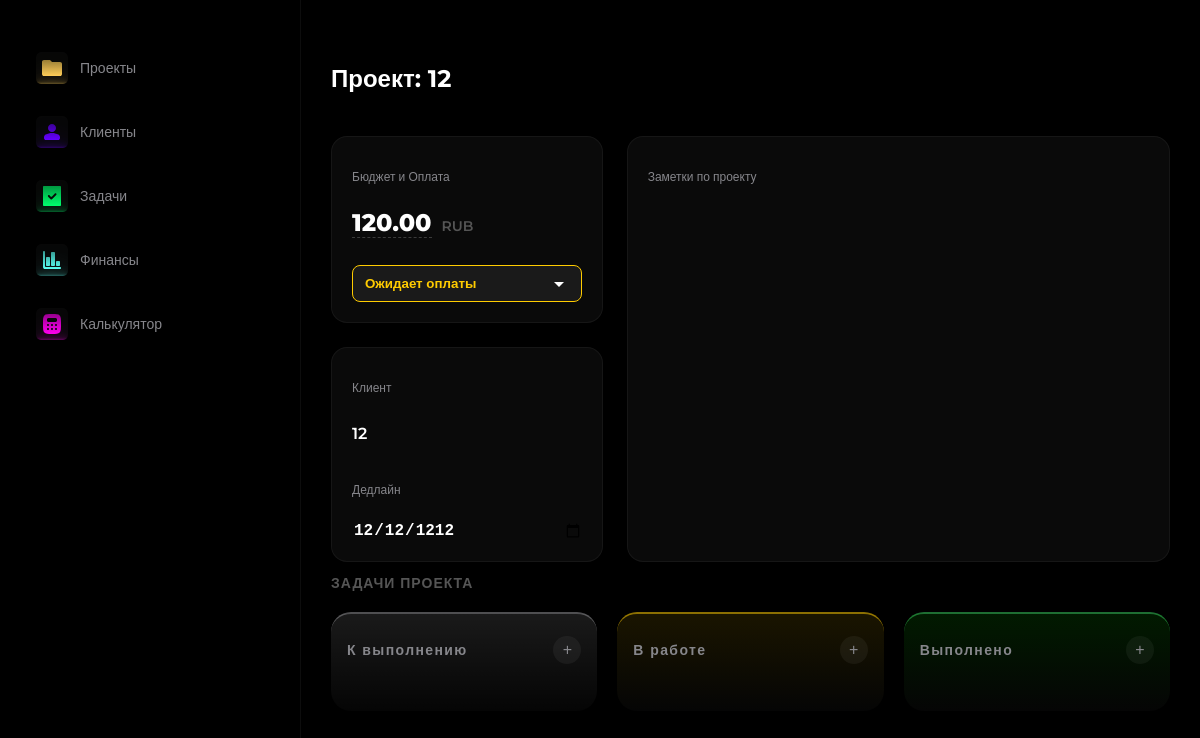
Screenshot of /projects/41/ with the database file from the repository.
### crm/models.py (models this page shows, shortened)
class Project(models.Model):
    STATUS_CHOICES = (
        ('planned', 'К выполнению'),
        ('inwork', 'В работе'),
        ('done', 'Завершён'),
        ('overdue', 'Просрочен'),
        ('paused', 'Приостановлен'),
    )
    PAYMENT_CHOICES = (
        ('paid', 'Оплачен'),
        ('not_paid', 'Не оплачен'),
        ('pending', 'Ожидает оплаты'),
    )
    title = models.CharField(max_length=200, verbose_name="Название проекта")
    client = models.ForeignKey(
        Client,
        on_delete=models.SET_NULL,
        null=True,
        blank=True,
        related_name='projects',
        verbose_name="Клиент"
    )
    description = models.TextField(blank=True, null=True, verbose_name="Описание проекта")
    status = models.CharField(max_length=20, choices=STATUS_CHOICES, default='planned', verbose_name="Статус")
    budget = models.DecimalField(max_digits=10, decimal_places=2, null=True, blank=True, verbose_name="Бюджет")
    start_date = models.DateField(null=True, blank=True, verbose_name="Дата начала")
    end_date = models.DateField(null=True, blank=True, verbose_name="Дата завершения")
    payment_status = models.CharField(max_length=20, choices=PAYMENT_CHOICES, default='not-paid', verbose_name="Оплата")
    order = models.PositiveIntegerField(default=0, verbose_name="Позиция")
    class Meta:
        ordering = ['status', 'order', 'id']

class Client(models.Model):
    name = models.CharField(max_length=200, verbose_name="Имя/Компания")
    contact_person = models.CharField(max_length=200, blank=True, null=True, verbose_name="Контактное лицо")
    email = models.EmailField(blank=True, null=True, verbose_name="Email")
    phone = models.CharField(max_length=20, blank=True, null=True, verbose_name="Телефон")
    telegram = models.CharField(max_length=100, blank=True, null=True, verbose_name="Telegram")
    is_vip = models.BooleanField(default=False, verbose_name="VIP статус")
    created_at = models.DateTimeField(auto_now_add=True, verbose_name="Дата добавления")
    class Meta:
        verbose_name = "Клиент"
        verbose_name_plural = "Клиенты"
        ordering = ['name']

### crm/views.py (the view)
# urls.py: path('projects/<int:project_id>/', views.project_detail, name='project_detail'),
def project_detail(request, project_id):
    project = get_object_or_404(Project, id=project_id)
    tasks = project.tasks.all()
    return render(request, 'project_detail.html', {
        'project': project,
        'tasks_planned': tasks.filter(status='planned'),
        'tasks_inwork': tasks.filter(status='inwork'),
        'tasks_done': tasks.filter(status='done'),
    })

### templates/project_detail.html (shortened to what this page needs)
{% extends 'base.html' %}
{% load static %}
{% block content %}
<link rel="stylesheet" href="{% static 'css/main.css' %}">
    <div class="topbar">
        <h1>Проект: {{ project.title }}</h1>
    </div>
    <div class="project-info-grid">
        <div style="display: flex; flex-direction: column; gap: 24px;">
            <div class="project-card">
                <p class="deadline" style="margin-bottom: 12px;">Бюджет и Оплата</p>
                <div style="display: flex; align-items: baseline; gap: 10px; margin-bottom: 15px;">
                    <span contenteditable="true" onblur="saveField('budget', this.innerText)"
                          style="font-size: 24px; font-weight: 800; color: #fff; outline: none; border-bottom: 1px dashed rgba(255,255,255,0.2);">
                        {{ project.budget|default:"0" }}
                    </span>
                    <span style="color: #555; font-weight: 600; font-size: 14px;">RUB</span>
                </div>
                <select id="paymentStatusSelect" class="payment-status-dropdown {{ project.payment_status }}" onchange="updatePaymentStatus(this.value)" style="width: 100%;">
                    <option value="pending" {% if project.payment_status == 'pending' %}selected{% endif %}>Ожидает оплаты</option>
                </select>
            </div>
            <div class="project-card">
                <p class="deadline">Клиент</p>
                <p style="color: #fff; font-weight: 600; margin: 5px 0 15px 0;">{{ project.client.name|default:"—" }}</p>
                <p class="deadline">Дедлайн</p>
                <input type="date" value="{{ project.end_date|date:'Y-m-d' }}"
                       onchange="saveField('end_date', this.value)"
                       style="background: transparent; border: none; color: #fff; font-size: 16px; font-weight: 600; cursor: pointer; width: 100%; outline: none;">
            </div>
        </div>
        <div class="project-card" style="display: flex; flex-direction: column;">
            <p class="deadline" style="margin-bottom: 12px;">Заметки по проекту</p>
            <div contenteditable="true" onblur="saveField('description', this.innerText)"
                 style="color: #e2e2e2; font-size: 14px; line-height: 1.6; outline: none; flex-grow: 1; min-height: 120px;">
            </div>
        </div>
    </div>
    <h2 style="font-size: 14px; font-weight: 700; color: #555; text-transform: uppercase; letter-spacing: 1px; margin-bottom: 20px;">Задачи проекта</h2>
    <div class="kanban-board" data-model="Task" data-update-url="{% url 'update_task_status' %}">
        <div class="kanban-column" data-status="planned">
            <div class="kanban-column-header">
                <h2>К выполнению</h2>
                <button onclick="openTaskModal('planned')" class="open-modal-btn">+</button>
            </div>
        </div>
        <div class="kanban-column" data-status="inwork">
            <div class="kanban-column-header">
                <h2>В работе</h2>
                <button onclick="openTaskModal('inwork')" class="open-modal-btn">+</button>
            </div>
        </div>
        <div class="kanban-column" data-status="done">
            <div class="kanban-column-header">
                <h2>Выполнено</h2>
                <button onclick="openTaskModal('done')" class="open-modal-btn">+</button>
            </div>
        </div>
    </div>
{% endblock %}

### static/css/main.css (style rules this page uses)
body { display: flex; margin: 0; min-height: 100vh; background-color: var(--bg-app); font-family: 'Montserrat', sans-serif !important; }
.project-info-grid { display: grid; grid-template-columns: 1fr 2fr; gap: 24px; }

### static/css/base/variables.css (style rules this page uses)
:root { --font-family: -apple-system, BlinkMacSystemFont, "Segoe UI", Roboto, Helvetica, Arial, sans-serif; --bg-app: #000000; --bg-card: #12121290; --text-primary: #ffffff; --text-secondary: #86868b; --radius-card: 16px; --shadow-card: 0 4px 12px rgba(0, 0, 0, 0.4); --col-planned: #8e8e93; --col-inwork: #ffcc00; --col-done: #34c759; --col-overdue: #ff3b30; --col-paused: #5856d6; --radius-sm: 8px; --radius-md: 12px; --radius-lg: 16px; }

### static/css/layout/grid.css (style rules this page uses)
.kanban-board { display: grid; grid-template-columns: repeat(auto-fit, minmax(200px, 1fr)); gap: 20px; align-items: start; width: 100%; }
.kanban-column { border-top: 4px solid transparent; border-radius: 20px; padding: 16px; display: flex; flex-direction: column; gap: 16px; align-self: start; transition: background 0.3s ease; }
.kanban-column[data-status="planned"] { border-top: 2px solid #8e8e938a; }
.kanban-column[data-status="inwork"] { border-top: 2px solid #ffcc008a; }
.kanban-column[data-status="done"] { border-top: 2px solid #34c7598a; }
.kanban-column[data-status="planned"] { background: linear-gradient(180deg, rgba(255, 255, 255, 0.1) 0%, rgba(255, 255, 255, 0.02) 100%); }
.kanban-column[data-status="inwork"] { background: linear-gradient(180deg, rgba(255, 204, 0, 0.1) 0%, rgba(255, 255, 255, 0.02) 100%); }
.kanban-column[data-status="done"] { background: linear-gradient(180deg, rgba(13, 255, 0, 0.1) 0%, rgba(255, 255, 255, 0.02) 100%); }
.kanban-column-header { display: flex; justify-content: space-between; align-items: center; margin-bottom: 8px; flex-shrink: 0; }
.kanban-column-header h2 { font-size: 14px; letter-spacing: 0.1em; color: var(--text-secondary); }
.project-card { transition: transform 0.3s cubic-bezier(0.2, 0.8, 0.2, 1), box-shadow 0.3s ease; }

### static/css/layout/topbar.css (style rules this page uses)
.topbar { display: flex; align-items: center; gap: 16px; height: 56px; margin-bottom: 32px; position: sticky; top: 0; background: rgba(0, 0, 0, 0.7); backdrop-filter: blur(20px); z-index: 10; box-sizing: border-box; }
h1 { font-size: 24px; font-weight: 700; color: white; margin-bottom: 12px; }

### static/css/components/card.css (style rules this page uses)
.project-card { user-select: none; -webkit-user-select: none; -moz-user-select: none; -ms-user-select: none; cursor: pointer; background: var(--bg-card); border-radius: 16px; padding: 20px; border: 1px solid rgba(255, 255, 255, 0.05); display: flex; flex-direction: column; gap: 12px; }
.project-card .deadline, .project-card .client { font-size: 12px; color: var(--text-secondary); }
.pending { color: #FFB347; background: rgba(255, 179, 71, 0.1); }

### static/css/components/buttons.css (style rules this page uses)
.open-modal-btn { background: rgba(255, 255, 255, 0.05); border: none; border-radius: 50%; width: 28px; height: 28px; display: flex; align-items: center; justify-content: center; color: var(--text-secondary); font-size: 16px; font-weight: 400; cursor: pointer; transition: all 0.2s ease; }

### static/css/components/selectors.css (style rules this page uses)
.payment-status-dropdown { padding: 10px 12px; border-radius: 8px; border: 1px solid #333; background: #1a1a1a; color: #fff; font-weight: 600; cursor: pointer; transition: all 0.3s ease; appearance: none; background-repeat: no-repeat; background-position: right 10px center; }
.payment-status-dropdown.pending { border-color: #ffcc00; color: #ffcc00; }

### rows the page displays
Project: title "12", budget "120.00", payment_status "Ожидает оплаты", client.name "12", end_date "12/12/1212"
